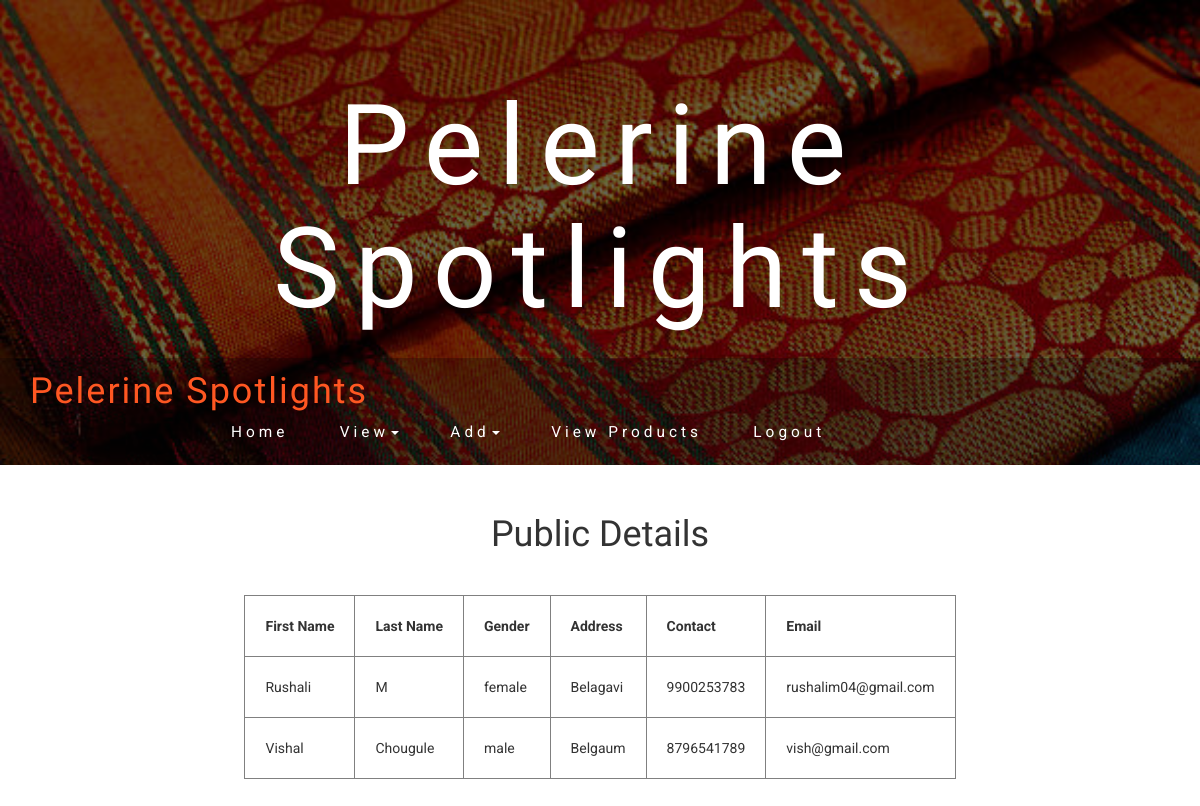
Screenshot of /adminviewpub.php with the database file from the repository.
### tables this page shows
CREATE TABLE `public` (
  `fname` varchar(37) NOT NULL,
  `lname` varchar(27) NOT NULL,
  `gender` varchar(12) NOT NULL,
  `addr` varchar(255) NOT NULL,
  `contact` bigint(20) NOT NULL,
  `email` varchar(46) NOT NULL,
  `pass` varchar(12) NOT NULL
);

### adminviewpub.php (the view, shortened to what this page needs)
<?php
	include "adminnav.php";
 ?>
 <!DOCTYPE html>
 <html>
 <head>
 </head>
 <body>
 	<center>
 		<h1 style="margin-top: 50px">Public Details</h1>
 		<br><br>
 		<table border="1px collapse">
 			<tr>
 				<th>First Name</th>
 				<th>Last Name</th>
                <th>Gender</th>
 				<th>Address</th>
 				<th>Contact</th>
 				<th>Email</th>
 			</tr>
 			<?php
 				$q1="SELECT * from public";
 				$rs1=mysqli_query($conn,$q1);
 				while($row=mysqli_fetch_assoc($rs1))
 				{ ?>
 					<tr>
 						<td><?php echo $row['fname']; ?></td>
 						<td><?php echo $row['lname']; ?></td>
                        <td><?php echo $row['gender']; ?></td>
                        <td><?php echo $row['addr']; ?></td>
                        <td><?php echo $row['contact']; ?></td>
                        <td><?php echo $row['email']; ?></td>
 					</tr>
 				<?php }
 			 ?>
 		</table>
                <br><br>
 	</center>
 </body>
 </html>

### css/style.css (style rules this page uses)
body { margin:0; font-family: 'Roboto', sans-serif; background: #fff; }
h1,h2,h3,h4,h5,h6 { margin:0; font-family: 'Limelight', cursive; }

### adminnav.php (style rules this page uses)
th,td { padding:20px; }

### rows the page displays
public: fname "Rushali", lname "M", gender "female", addr "Belagavi", contact "9900253783", email "rushalim04@gmail.com"
public: fname "Vishal", lname "Chougule", gender "male", addr "Belgaum", contact "8796541789", email "vish@gmail.com"
